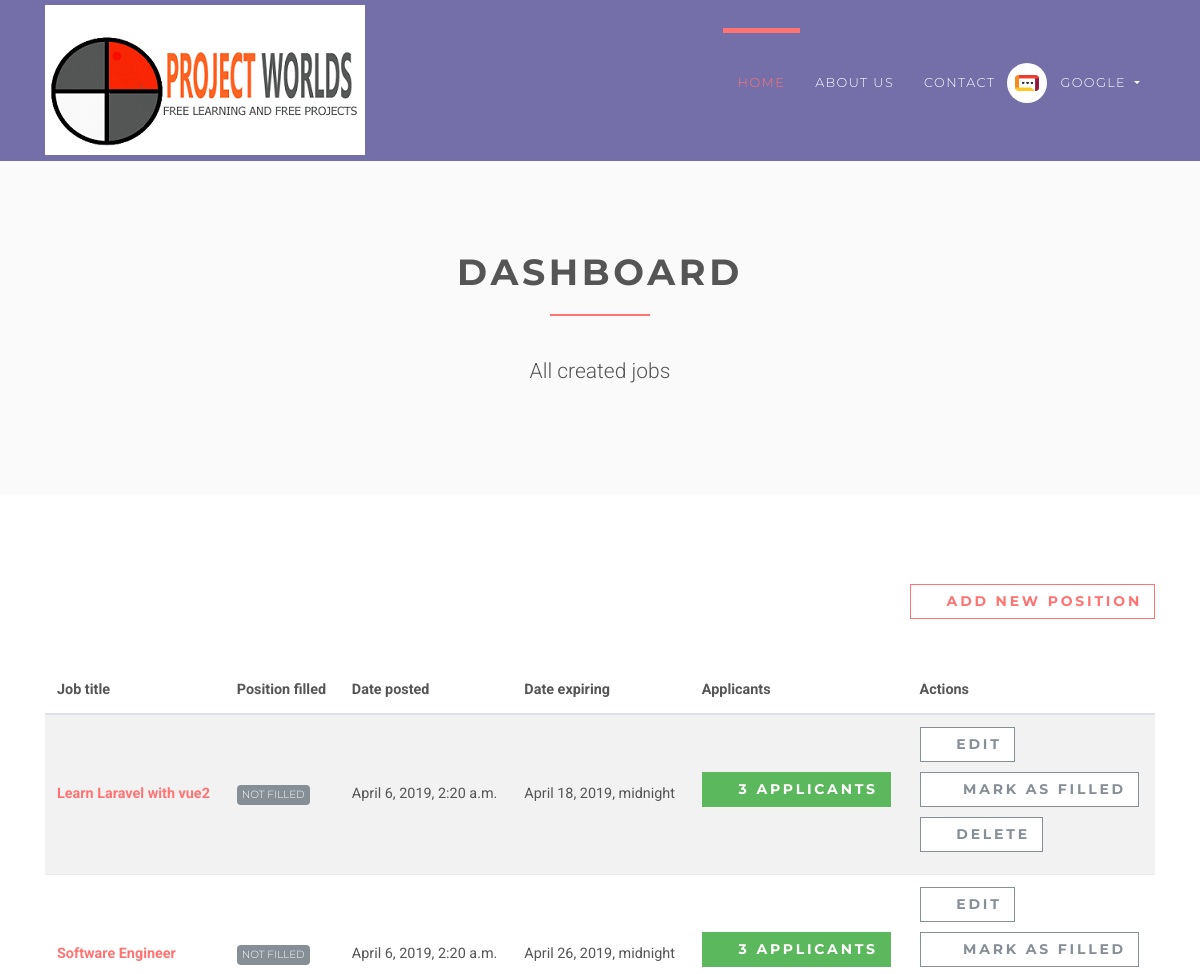
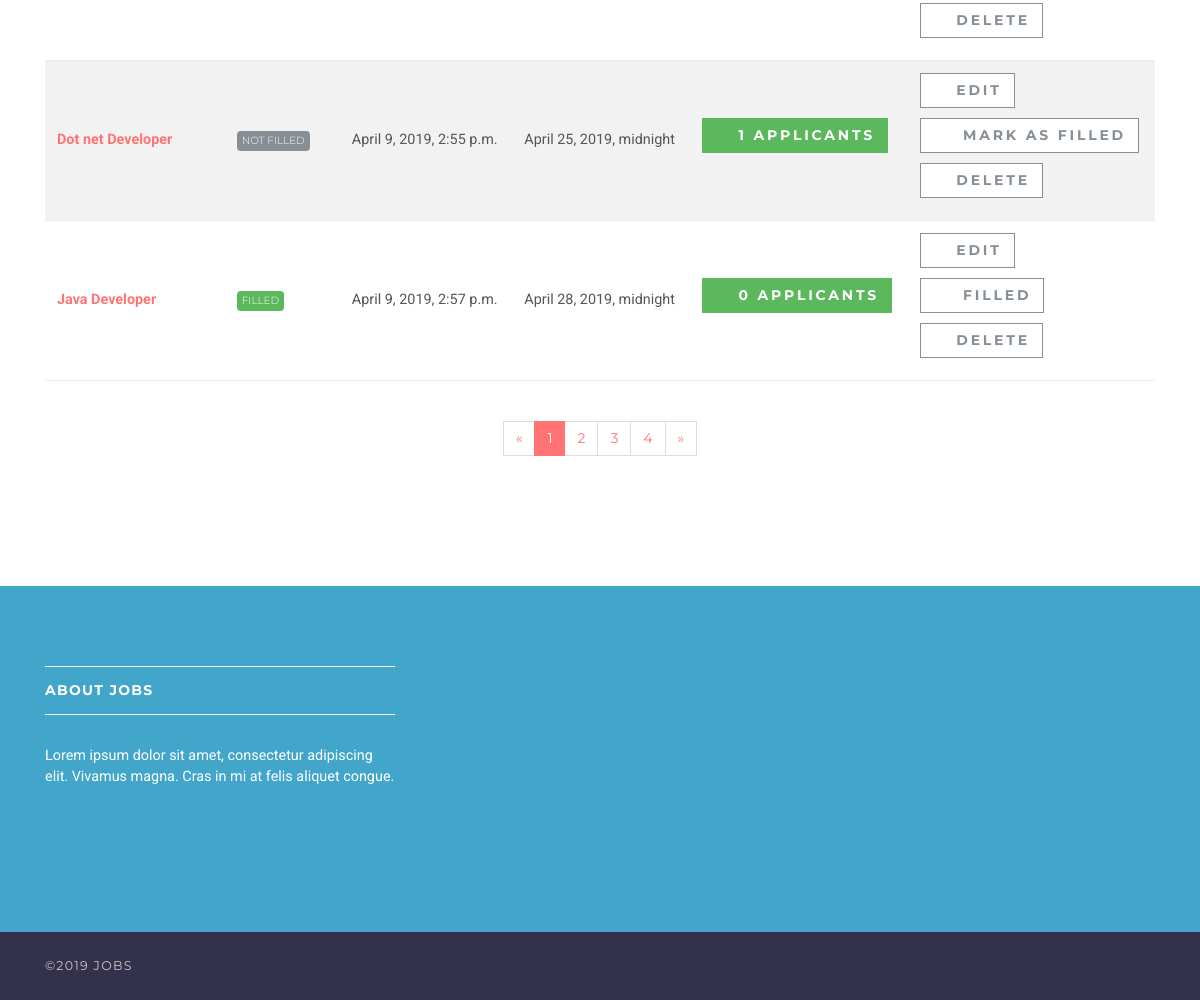
/employer/dashboard (signed in), run on the app's committed database (2 pictures, top to bottom).
### accounts/models.py (models this page shows, shortened)
class User(AbstractUser):
    username = None
    role = models.CharField(max_length=12, error_messages={
        'required': "Role must be provided"
    })
    gender = models.CharField(max_length=10, blank=True, null=True, default="")
    email = models.EmailField(unique=True, blank=False,
                              error_messages={
                                  'unique': "A user with that email already exists.",
                              })
    USERNAME_FIELD = "email"
    REQUIRED_FIELDS = []
    objects = UserManager()

### jobsapp/models.py (models this page shows, shortened)
class Job(models.Model):
    user = models.ForeignKey(User, on_delete=models.CASCADE)
    title = models.CharField(max_length=300)
    description = models.TextField()
    location = models.CharField(max_length=150)
    type = models.CharField(choices=JOB_TYPE, max_length=10)
    category = models.CharField(max_length=100)
    last_date = models.DateTimeField()
    company_name = models.CharField(max_length=100)
    company_description = models.CharField(max_length=300)
    website = models.CharField(max_length=100, default="")
    created_at = models.DateTimeField(default=timezone.now)
    filled = models.BooleanField(default=False)

### jobsapp/views/employer.py (the view)
# urls.py: path('', DashboardView.as_view(), name='employer-dashboard'),
class DashboardView(ListView):
    model = Job
    template_name = 'jobs/employer/dashboard.html'
    context_object_name = 'jobs'
    @method_decorator(login_required(login_url=reverse_lazy('accounts:login')))
    @method_decorator(user_is_employer)
    def dispatch(self, request, *args, **kwargs):
        return super().dispatch(self.request, *args, **kwargs)
    def get_queryset(self):
        return self.model.objects.filter(user_id=self.request.user.id)

### templates/jobs/employer/dashboard.html (shortened to what this page needs)
{% extends 'base.html' %}
{% load static %}
{% block content %}
    <section class="bg-light-gray">
        <div class="container">
            <div class="row">
                <div class="col-lg-8 mx-auto">
                    <h1 class="heading">dashboard</h1>
                    <p class="lead text-center">All created jobs</p>
                </div>
            </div>
        </div>
    </section>
    <section>
        <div class="container">
            <div class="row">
                <div class="col-lg-12 text-right mb-5"><a href="{% url 'jobs:employer-jobs-create' %}"
                                                          class="btn btn-outline-white-primary">
                    <i class="fa fa-plus"></i>Add new position</a></div>
                <div class="col-lg-12">
                    <div class="table-responsive">
                        <table class="table table-striped table-hover table-client-dashboard">
                            <thead>
                            <tr>
                                <th>Job title</th>
                                <th>Position filled</th>
                                <th>Date posted</th>
                                <th>Date expiring</th>
                                <th>Applicants</th>
                                <th>Actions</th>
                            </tr>
                            </thead>
                            <tbody>
                            {% for job in jobs %}
                                <tr>
                                    <th><a href="{% url 'jobs:jobs-detail' job.id %}">{{ job.title }}</a>
                                    </th>
                                    <td>
                                        {% if job.filled %}
                                            <span class="badge badge-success">Filled</span>
                                        {% else %}
                                            <span class="badge badge-secondary">Not Filled</span>
                                        {% endif %}
                                    </td>
                                    <td>{{ job.created_at }}</td>
                                    <td>{{ job.last_date }}</td>
                                    <td>
                                        <a href="{% url 'jobs:employer-dashboard-applicants' job.id %}"
                                           class="btn btn-success">
                                            <i class="fa fa-users"></i>{{ job.applicants.count }}
                                            <span class="hidden-xs hidden-sm">Applicants</span>
                                        </a>
                                    </td>
                                    <td>
                                        <a href="#" class="btn btn-outline-white-secondary">
                                            <i class="fa fa-edit"></i>Edit
                                        </a>
                                        <br>
                                        {% if job.filled %}
                                            <a href="{% url 'jobs:job-mark-filled' job.id %}"
                                               class="btn btn-outline-white-secondary">
                                                <i class="fa fa-check-circle-o"></i>
                                                <span class="hidden-xs hidden-sm">Filled</span>
                                            </a><br>
                                        {% else %}
                                            <a href="{% url 'jobs:job-mark-filled' job.id %}"
                                               class="btn btn-outline-white-secondary">
                                                <i class="fa fa-check-circle-o"></i>
                                                <span class="hidden-xs hidden-sm">Mark as </span>filled
                                            </a><br>
                                        {% endif %}
                                        <a href="#" class="btn btn-outline-white-secondary">
                                            <i class="fa fa-times-circle-o"></i>Delete
                                        </a>
                                    </td>
                                </tr>
                            {% endfor %}
                            </tbody>
                        </table>
                    </div>
                    <div class="pages">
                        <nav aria-label="Page navigation example" class="d-flex justify-content-center mt-4 mb-4">
                            <ul class="pagination">
                                <li class="page-item"><a href="#" aria-label="Previous" class="page-link"><span
                                        aria-hidden="true">«</span><span class="sr-only">Previous</span></a></li>
                                <li class="page-item active"><a href="#" class="page-link">1</a></li>
                                <li class="page-item"><a href="#" class="page-link">2</a></li>
                                <li class="page-item"><a href="#" class="page-link">3</a></li>
                                <li class="page-item"><a href="#" class="page-link">4</a></li>
                                <li class="page-item"><a href="#" aria-label="Next" class="page-link"><span
                                        aria-hidden="true">»</span><span class="sr-only">Next</span></a></li>
                            </ul>
                        </nav>
                    </div>
                </div>
            </div>
        </div>
    </section>
{% endblock %}

### templates/base.html (shortened to what this page needs)
{% load static %}
<!DOCTYPE html>
<html>
<head>
    <link rel="stylesheet"
          href="{% static 'vendor/bootstrap/css/bootstrap.min.css' %}">
    <link rel="stylesheet"
          href="{% static 'vendor/font-awesome/css/font-awesome.min.css' %}">
    <link rel="stylesheet"
          href="{% static 'vendor/owl.carousel/assets/owl.carousel.css' %}">
    <link rel="stylesheet"
          href="{% static 'vendor/owl.carousel/assets/owl.theme.default.css' %}">
    <link rel="stylesheet" href="{% static 'css/style.default.css' %}"
          id="theme-stylesheet">
    <link rel="stylesheet" href="{% static 'css/custom.css' %}">
</head>
<body>
<header class="header">
    <nav class="navbar navbar-expand-lg">
        <div class="container">
            <a href="/" class="navbar-brand">
                <img src="{% static 'img/logo-small.png' %}" alt="logo" class="d-none d-lg-block">
            </a>
            <div id="navbarSupportedContent" class="collapse navbar-collapse">
                <ul class="navbar-nav ml-auto">
                    <li class="nav-item active">
                        <a href="/" class="nav-link">Home <span class="sr-only">(current)</span></a>
                    </li>
                    <li class="nav-item">
                        <a href="#" class="nav-link">About Us</a>
                    </li>
                    <li class="nav-item">
                        <a href="#" class="nav-link">Contact</a>
                    </li>
                    {% if request.user.is_authenticated and request.user.role == 'employer' %}
                        <li class="nav-item dropdown">
                            <a id="clientZone" href="#" data-toggle="dropdown"
                               aria-haspopup="true" aria-expanded="false"
                               class="nav-link dropdown-toggle has-img mb-3 mb-lg-0 mt-3 mt-lg-0">
                                <div class="client-menu-image">
                                    <div class="inner">
                                        <img src="{% static 'img/company-1.png' %}"
                                             alt="company image"
                                             class="img-fluid">
                                    </div>
                                </div>
                                {% if request.user.role == 'employee' %}
                                    {{ request.user.first_name }} {{ request.user.last_name }}
                                {% else %}
                                    {{ request.user.first_name }}
                                {% endif %}
                            </a>
                        </li>
                    {% endif %}
                </ul>
            </div>
        </div>
    </nav>
</header>
<div>
    {% block content %} {% endblock %}
</div>
<footer class="footer">
    <div class="footer__block">
        <div class="container">
            <div class="row">
                <div class="col-lg-4 col-md-12 mb-5">
                    <h4 class="h5">About Jobs</h4>
                    <p> Lorem ipsum dolor sit amet, consectetur adipiscing elit. Vivamus magna. Cras in mi at felis
                        aliquet congue. </p>
                </div>
            </div>
        </div>
    </div>
    <div class="footer__copyright">
        <div class="container">
            <div class="row">
                <div class="col-md-6 text-md-left text-center">
                    <p>&copy;2019 Jobs</p>
                </div>
            </div>
        </div>
    </div>
</footer>
</body>
</html>

### data on the page
User: user.first_name "GOOGLE"
Job: title "Learn Laravel with vue2", filled "NOT FILLED", created_at "April 6, 2019, 2:20 a.m.", last_date "April 18, 2019, midnight", applicants.count "3"
Job: title "Software Engineer", filled "NOT FILLED", created_at "April 6, 2019, 2:20 a.m.", last_date "April 26, 2019, midnight", applicants.count "3"
Job: title "Dot net Developer", filled "NOT FILLED", created_at "April 9, 2019, 2:55 p.m.", last_date "April 25, 2019, midnight", applicants.count "1"
Job: title "Java Developer", filled "FILLED", created_at "April 9, 2019, 2:57 p.m.", last_date "April 28, 2019, midnight", applicants.count "0"
